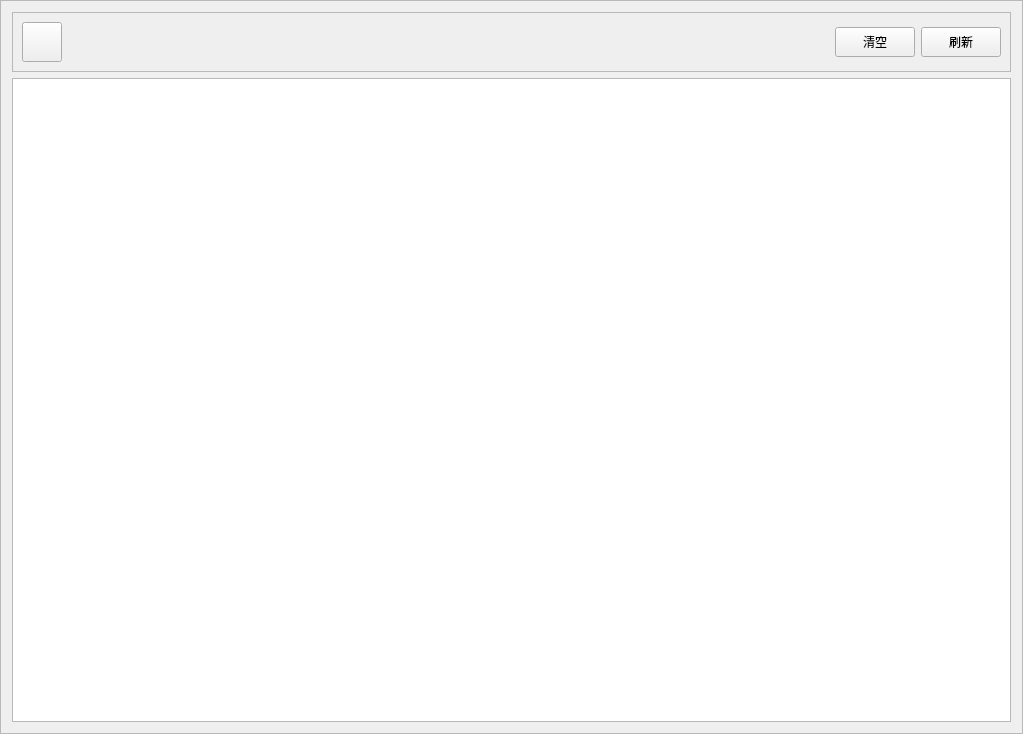
<?xml version="1.0" encoding="UTF-8"?>
<ui version="4.0">
 <class>MeshLogFrame</class>
 <widget class="QFrame" name="MeshLogFrame">
  <property name="geometry">
   <rect>
    <x>0</x>
    <y>0</y>
    <width>1023</width>
    <height>734</height>
   </rect>
  </property>
  <property name="windowTitle">
   <string>Frame</string>
  </property>
  <property name="frameShape">
   <enum>QFrame::StyledPanel</enum>
  </property>
  <property name="frameShadow">
   <enum>QFrame::Raised</enum>
  </property>
  <layout class="QVBoxLayout" name="verticalLayout">
   <item>
    <widget class="QFrame" name="frame">
     <property name="frameShape">
      <enum>QFrame::StyledPanel</enum>
     </property>
     <property name="frameShadow">
      <enum>QFrame::Raised</enum>
     </property>
     <layout class="QHBoxLayout" name="horizontalLayout">
      <item>
       <widget class="QPushButton" name="buttonMeshClose">
        <property name="minimumSize">
         <size>
          <width>40</width>
          <height>40</height>
         </size>
        </property>
        <property name="text">
         <string/>
        </property>
       </widget>
      </item>
      <item>
       <spacer name="horizontalSpacer">
        <property name="orientation">
         <enum>Qt::Horizontal</enum>
        </property>
        <property name="sizeHint" stdset="0">
         <size>
          <width>757</width>
          <height>20</height>
         </size>
        </property>
       </spacer>
      </item>
      <item>
       <widget class="QPushButton" name="buttonClear">
        <property name="minimumSize">
         <size>
          <width>80</width>
          <height>30</height>
         </size>
        </property>
        <property name="text">
         <string>清空</string>
        </property>
       </widget>
      </item>
      <item>
       <widget class="QPushButton" name="buttonRefresh">
        <property name="minimumSize">
         <size>
          <width>80</width>
          <height>30</height>
         </size>
        </property>
        <property name="text">
         <string>刷新</string>
        </property>
       </widget>
      </item>
     </layout>
    </widget>
   </item>
   <item>
    <widget class="QTextEdit" name="textLog"/>
   </item>
  </layout>
 </widget>
 <resources/>
 <connections/>
</ui>
